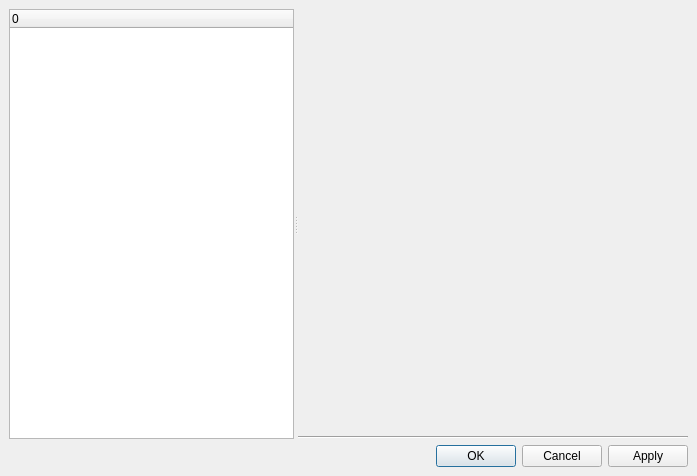
<?xml version="1.0" encoding="UTF-8"?>
<ui version="4.0">
 <class>CSettingsDialog</class>
 <widget class="QDialog" name="CSettingsDialog">
  <property name="geometry">
   <rect>
    <x>0</x>
    <y>0</y>
    <width>697</width>
    <height>476</height>
   </rect>
  </property>
  <property name="windowTitle">
   <string>Settings</string>
  </property>
  <property name="windowIcon">
   <iconset resource="core.qrc">
    <normaloff>:/core/images/preferences.png</normaloff>:/core/images/preferences.png</iconset>
  </property>
  <layout class="QVBoxLayout">
   <property name="spacing">
    <number>6</number>
   </property>
   <property name="margin">
    <number>9</number>
   </property>
   <item>
    <widget class="QSplitter" name="splitter">
     <property name="orientation">
      <enum>Qt::Horizontal</enum>
     </property>
     <widget class="QTreeWidget" name="pageTree">
      <property name="sizePolicy">
       <sizepolicy hsizetype="Expanding" vsizetype="Expanding">
        <horstretch>0</horstretch>
        <verstretch>0</verstretch>
       </sizepolicy>
      </property>
      <property name="columnCount">
       <number>1</number>
      </property>
      <column>
       <property name="text">
        <string>0</string>
       </property>
      </column>
     </widget>
     <widget class="QWidget" name="layoutWidget">
      <layout class="QVBoxLayout">
       <property name="spacing">
        <number>6</number>
       </property>
       <property name="margin">
        <number>0</number>
       </property>
       <item>
        <widget class="QStackedWidget" name="stackedPages">
         <property name="minimumSize">
          <size>
           <width>350</width>
           <height>250</height>
          </size>
         </property>
        </widget>
       </item>
       <item>
        <widget class="Line" name="line">
         <property name="orientation">
          <enum>Qt::Horizontal</enum>
         </property>
        </widget>
       </item>
      </layout>
     </widget>
    </widget>
   </item>
   <item>
    <widget class="QDialogButtonBox" name="buttonBox">
     <property name="orientation">
      <enum>Qt::Horizontal</enum>
     </property>
     <property name="standardButtons">
      <set>QDialogButtonBox::Apply|QDialogButtonBox::Cancel|QDialogButtonBox::Ok</set>
     </property>
    </widget>
   </item>
  </layout>
 </widget>
 <resources>
  <include location="core.qrc"/>
 </resources>
 <connections>
  <connection>
   <sender>buttonBox</sender>
   <signal>accepted()</signal>
   <receiver>CSettingsDialog</receiver>
   <slot>accept()</slot>
   <hints>
    <hint type="sourcelabel">
     <x>297</x>
     <y>361</y>
    </hint>
    <hint type="destinationlabel">
     <x>297</x>
     <y>193</y>
    </hint>
   </hints>
  </connection>
  <connection>
   <sender>buttonBox</sender>
   <signal>rejected()</signal>
   <receiver>CSettingsDialog</receiver>
   <slot>reject()</slot>
   <hints>
    <hint type="sourcelabel">
     <x>297</x>
     <y>361</y>
    </hint>
    <hint type="destinationlabel">
     <x>297</x>
     <y>193</y>
    </hint>
   </hints>
  </connection>
 </connections>
</ui>
